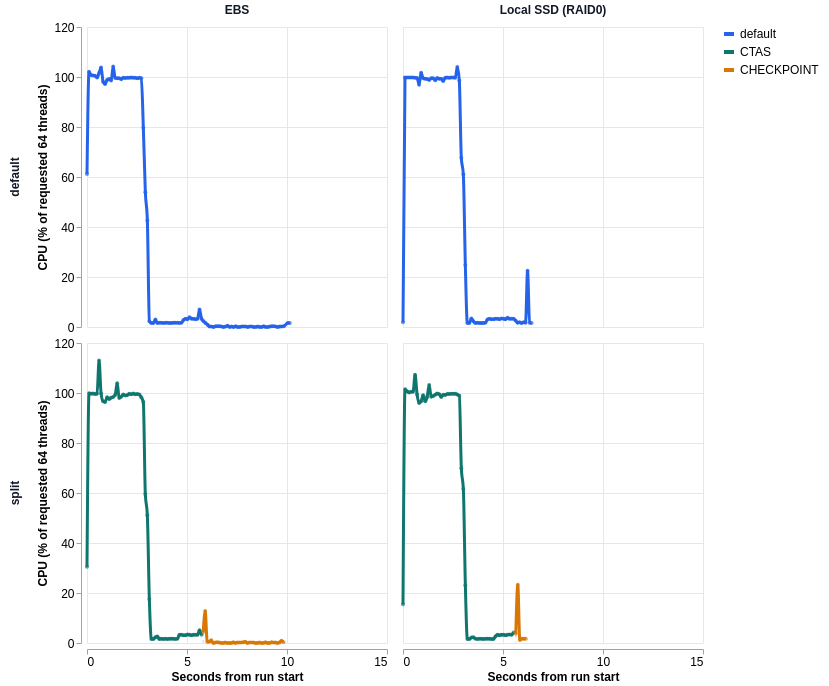

Source (Vega-Lite JSON):
### Vega-Lite specification from a JSON file in a GitHub repository (floating-point values rounded to 4 significant figures; data arrays with more than 128 entries replaced by an {"elided": "..."} marker saying what was removed)
{"$schema": "https://vega.github.io/schema/vega-lite/v5.json", "description": "CPU time-series for the create-database disk I/O benchmark on r8id.32xlarge, comparing the default run against the no_wal_writes split run across EBS and local RAID0 SSD.", "width": 100, "height": 90, "spacing": 10, "padding": {"left": 8, "right": 10, "top": 4, "bottom": 4}, "config": {"view": {"stroke": null}, "axis": {"labelFontSize": 12, "titleFontSize": 12, "gridColor": "#e5e7eb", "domainColor": "#9ca3af", "tickColor": "#9ca3af"}, "header": {"labelFontSize": 12, "labelColor": "#111827", "title": null}, "legend": {"orient": "right", "direction": "vertical", "columns": 1, "title": "Segment", "titleFontSize": 12, "labelFontSize": 12, "symbolStrokeWidth": 4}}, "data": {"values": {"elided": "327 records"}}, "facet": {"row": {"field": "mode_label", "type": "nominal", "sort": ["default", "split"], "header": {"labelAngle": -90, "labelFontWeight": 700}}, "column": {"field": "storage_display", "type": "nominal", "sort": ["EBS", "Local SSD (RAID0)"], "header": {"labelFontWeight": 700}}}, "spec": {"encoding": {"x": {"field": "plot_elapsed_seconds", "type": "quantitative", "title": "Seconds from run start", "scale": {"domain": [0, 15]}, "axis": {"values": [0, 5, 10, 15]}}, "y": {"field": "duckdb_thread_cpu_percent", "type": "quantitative", "title": "CPU (% of requested 64 threads)", "scale": {"domain": [0, 120]}, "axis": {"tickCount": 5}}}, "layer": [{"data": {"values": [{"reference_value": 100}]}, "mark": {"type": "rule", "color": "#9ca3af", "strokeDash": [4, 4], "strokeWidth": 1}, "encoding": {"y": {"field": "reference_value", "type": "quantitative"}}}, {"transform": [{"filter": "datum.mode_label === 'split' && datum.phase === 'checkpoint' && datum.sample_index === 0"}], "mark": {"type": "rule", "color": "#d1d5db", "strokeDash": [4, 4], "strokeWidth": 1}, "encoding": {"x": {"field": "plot_elapsed_seconds", "type": "quantitative"}}}, {"mark": {"type": "line", "strokeWidth": 3, "interpolate": "monotone"}, "encoding": {"order": {"field": "plot_elapsed_seconds", "type": "quantitative"}, "color": {"field": "segment_color_label", "type": "nominal", "legend": {"values": ["default", "CTAS", "CHECKPOINT"]}, "scale": {"domain": ["default", "CTAS", "CHECKPOINT"], "range": ["#2563eb", "#0f766e", "#d97706"]}}, "tooltip": [{"field": "storage_display", "type": "nominal", "title": "Storage"}, {"field": "mode_label", "type": "nominal", "title": "Run type"}, {"field": "phase_display", "type": "nominal", "title": "Segment"}, {"field": "plot_elapsed_seconds", "type": "quantitative", "title": "Seconds from run start", "format": ".3f"}, {"field": "duckdb_thread_cpu_percent", "type": "quantitative", "title": "CPU (% of requested 64 threads)", "format": ".1f"}, {"field": "host_cpu_percent", "type": "quantitative", "title": "CPU (% of full machine)", "format": ".1f"}, {"field": "phase_duration_seconds", "type": "quantitative", "title": "Benchmark phase duration (s)", "format": ".2f"}, {"field": "raw_phase_name", "type": "nominal", "title": "Raw phase"}]}}, {"mark": {"type": "point", "filled": true, "size": 16}, "encoding": {"color": {"field": "segment_color_label", "type": "nominal", "legend": null, "scale": {"domain": ["default", "CTAS", "CHECKPOINT"], "range": ["#2563eb", "#0f766e", "#d97706"]}}, "tooltip": [{"field": "storage_display", "type": "nominal", "title": "Storage"}, {"field": "mode_label", "type": "nominal", "title": "Run type"}, {"field": "phase_display", "type": "nominal", "title": "Segment"}, {"field": "plot_elapsed_seconds", "type": "quantitative", "title": "Seconds from run start", "format": ".3f"}, {"field": "duckdb_thread_cpu_percent", "type": "quantitative", "title": "CPU (% of requested 64 threads)", "format": ".1f"}, {"field": "phase_duration_seconds", "type": "quantitative", "title": "Benchmark phase duration (s)", "format": ".2f"}]}}]}}
